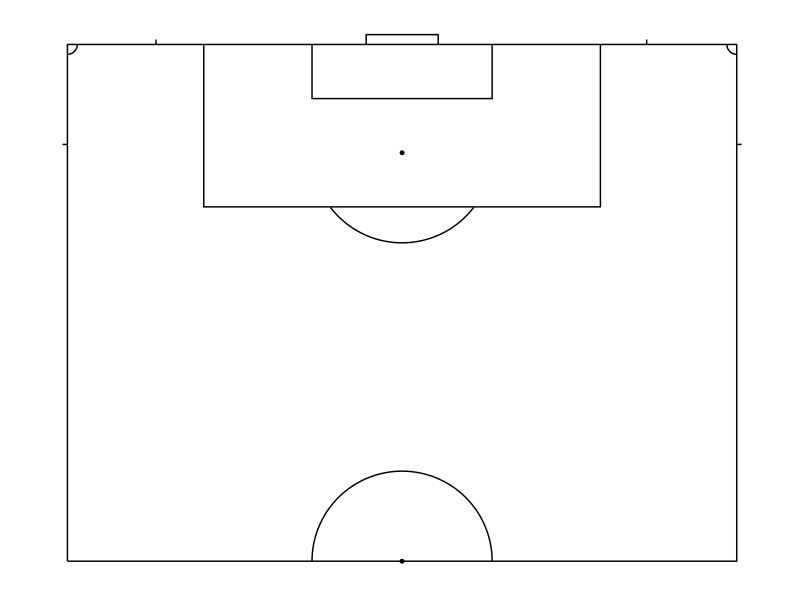

The R script that drew this image:
library('ggplot2')
library('ggthemes')

ggplot(data=data.frame(x=1,y=1),aes(x,y))+
  ###pitch:
  geom_path(data=data.frame(x=c(0,0,68,68,0),y=c(0,52.5,52.5,0,0)))+
  ###centre circle:
  geom_path(data=data.frame(x=c(-9150:(-1)/1000,1:9150/1000)+34,y=c(sqrt(9.15^2-c(-9150:(-1)/1000,1:9150/1000)^2))),aes(x=x,y=y))+
  ##centre spot:
  geom_point(aes(x = 34, y = 0), size = 1) +
  ##penalty spot:
  geom_point(aes(x = 34, y = 41.5), size = 1) +
  ###penalty arc:
  geom_path(data=data.frame(x=c(-7280:(-1)/1000,1:7280/1000)+34,y=c(41.5-sqrt(9.15^2-c(-7280:(-1)/1000,1:7280/1000)^2))),aes(x=x,y=y))+
  ###corner arc:
  geom_path(data=data.frame(x=c(0:1000/1000),y=c(52.5-sqrt(1^2-c(0:1000/1000)^2))),aes(x=x,y=y))+
  geom_path(data=data.frame(x=c(0:1000/1000)+67,y=c(52.5-sqrt(1^2-c(-1000:0/1000)^2))),aes(x=x,y=y))+
  ###corner lines:
  geom_path(data=data.frame(x=c(0,-0.5),y=c(42.35,42.35)))+
  geom_path(data=data.frame(x=c(68,68.5),y=c(42.35,42.35)))+
  geom_path(data=data.frame(x=c(9,9),y=c(52.5,53)))+
  geom_path(data=data.frame(x=c(58.85,58.85),y=c(52.5,53)))+
  ###6-yard box:
  geom_path(data=data.frame(x=c(24.85,24.85,43.15,43.15),y=c(52.5,47,47,52.5)))+
  ###goal
  geom_path(data=data.frame(x=c(30.35,30.35,37.67,37.67),y=c(52.5,53.5,53.5,52.5)))+
  ###penalty area:
  geom_path(data=data.frame(x=c(13.85,13.85,54.15,54.15),y=c(52.5,36,36,52.5)))+
  ###fix aspect ratio to 1:1
  coord_fixed() +
  ###remove all non-geom elements
  theme_solid()
